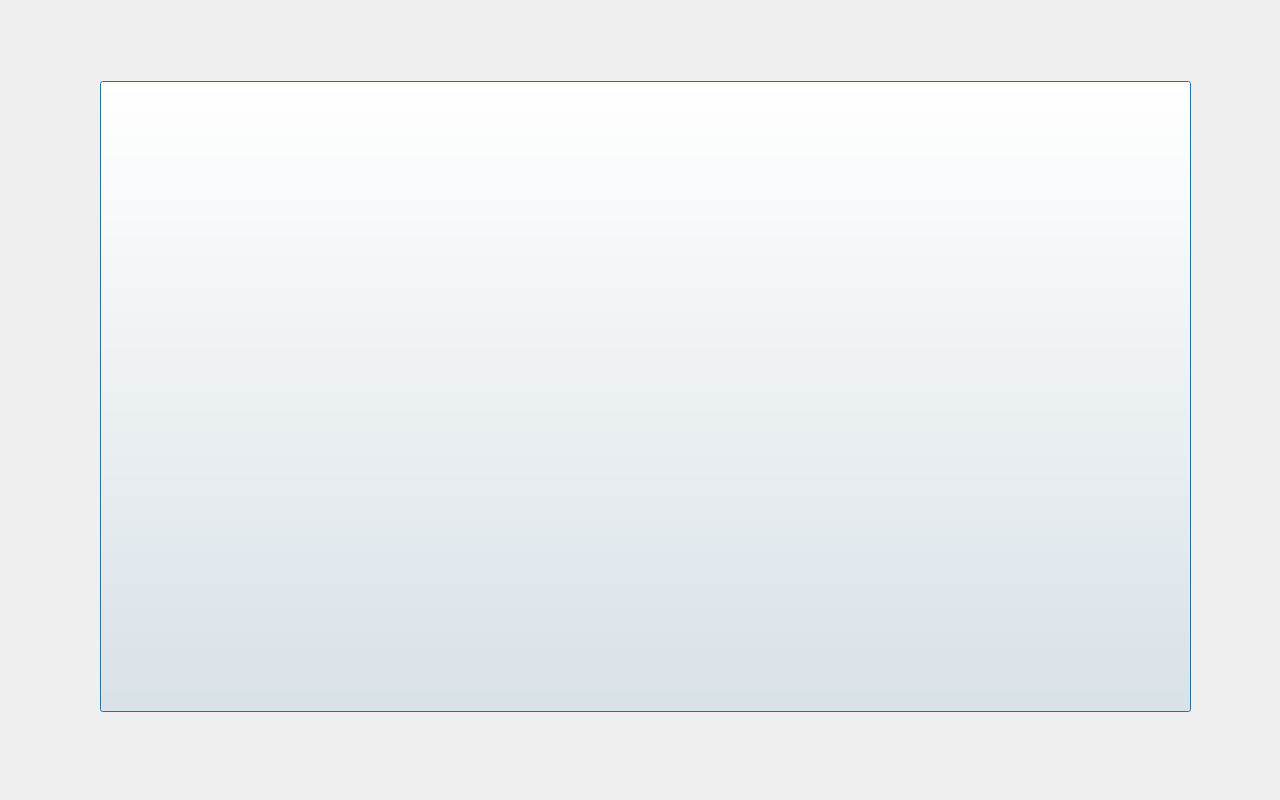
<?xml version="1.0" encoding="UTF-8"?>
<ui version="4.0">
 <class>ScreenSaverDialog</class>
 <widget class="QDialog" name="ScreenSaverDialog">
  <property name="geometry">
   <rect>
    <x>0</x>
    <y>0</y>
    <width>1280</width>
    <height>800</height>
   </rect>
  </property>
  <property name="windowTitle">
   <string>Dialog</string>
  </property>
  <property name="styleSheet">
   <string notr="true"/>
  </property>
  <widget class="QLabel" name="gifLabel">
   <property name="geometry">
    <rect>
     <x>0</x>
     <y>0</y>
     <width>1280</width>
     <height>800</height>
    </rect>
   </property>
   <property name="styleSheet">
    <string notr="true">background-image: url(:/screen_saver/resources/Rk69.gif);</string>
   </property>
   <property name="text">
    <string/>
   </property>
   <property name="pixmap">
    <pixmap>:/screen_saver/Rk69.gif</pixmap>
   </property>
  </widget>
  <widget class="QPushButton" name="doneButton">
   <property name="geometry">
    <rect>
     <x>100</x>
     <y>81</y>
     <width>1091</width>
     <height>631</height>
    </rect>
   </property>
   <property name="text">
    <string/>
   </property>
  </widget>
 </widget>
 <resources>
  <include location="screen_saver_res.qrc"/>
 </resources>
 <connections/>
</ui>
